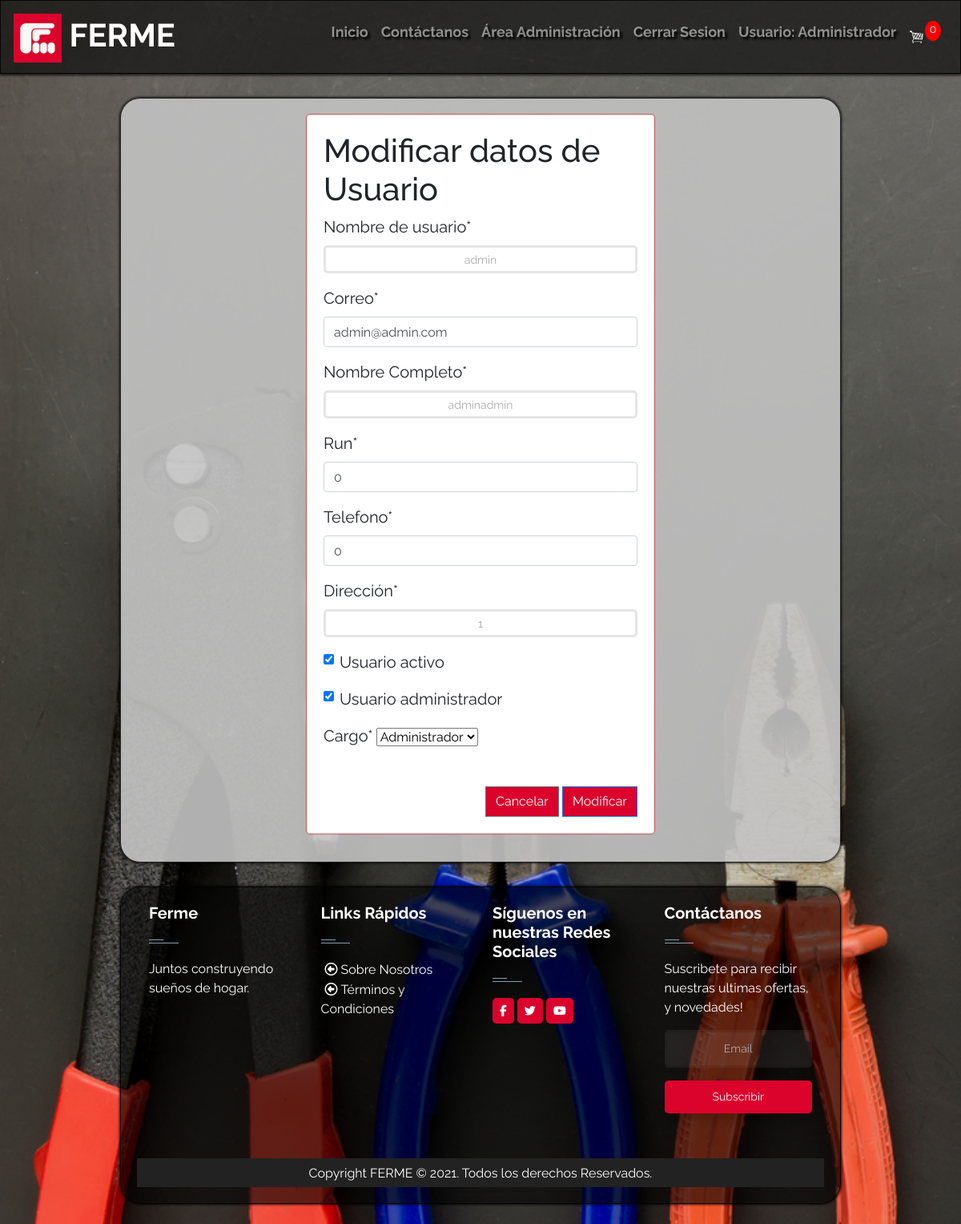
Screenshot of /modificar_usuario/1/ (signed in) with the database file from the repository.
### usuario/models.py (models this page shows, shortened)
class Usuario(AbstractBaseUser):
    username = models.CharField('Nombre de usuario',unique=True,max_length=100)
    correo = models.CharField('Correo',unique=True,max_length=300)
    nombre_completo = models.CharField('Nombre Completo',max_length=150)
    rut = models.IntegerField('Run', unique=True)
    telefono = models.IntegerField('Telefono', unique=True)
    direccion = models.CharField('Dirección', max_length=300,default='',null=True)
    usuario_activo = models.BooleanField(default=True)
    usuario_administrador = models.BooleanField(default=False)
    cargo = models.ForeignKey(cargo, on_delete=models.CASCADE,null=True)
    objects = UsuarioManager()
    USERNAME_FIELD = 'username'
    REQUIRED_FIELDS = ['correo','nombre_completo','rut','telefono','direccion']

### cargo/models.py (models this page shows)
class cargo(models.Model):
    nombre = models.CharField(max_length=20)
    descripcion = models.TextField()
    def __str__(self):
        return self.nombre

### core/views.py (the view, shortened to what this page needs)
# urls.py: path('modificar_usuario/<id>/',modificar_usuario,name='modificar_usuario'),
def modificar_usuario(request,id):
    persona = get_object_or_404(Usuario, id=id)
    data = {
        'form':FormularioUsuarioCompleto(instance=persona),
    }
    return render(request, 'core/persona/modificar.html',data)

### carro/context_processor.py (called while the page is built)
def importe_total_carro(request):
    total=0
    if 'carro' in request.session:
        for key, value in request.session["carro"].items():
            total=total+(int(value["precio"]))
    return {"importe_total_carro":total}

def importe_cant_carro(request):
    total=0
    if 'carro' in request.session:
        for key, value in request.session["carro"].items():
            total=total+(value["cantidad"])
    return {"importe_cant_carro":total}

### core/templates/core/persona/modificar.html (shortened to what this page needs)
{% extends 'core/base.html' %}
{% block contenido %}
{% load crispy_forms_tags %}
<div class="row">
    <div class="col-12 col-md-6 offset-md-3">
        <div class="card">
                <div class="card-body">
                <h1>Modificar datos de Usuario</h1>
                <form action="" method="post" enctype="multipart/form-data">
                    {{form | crispy}}
                    <br>
                        <div class="d-flex justify-content-end">
                            <input type="reset" value="Cancelar" id="btnCancelar" class="btn btn-secondary">
                            <button type="submit" id="btnGuardar" class="btn btn-primary">Modificar</button>
                        </div>
                </form>
            </div>
        </div>
    </div>
</div>
{% endblock %}

### core/templates/core/base.html (shortened to what this page needs)
<!doctype html>
<html>
<head>
  {% load static %}
  <link rel="stylesheet" href="https://cdnjs.cloudflare.com/ajax/libs/ionicons/2.0.1/css/ionicons.min.css">
  <link rel="stylesheet" href="https://cdn.jsdelivr.net/npm/bootstrap@4.5.3/dist/css/bootstrap.min.css"
>
  <link href="{% static 'css/main.css' %}" rel="stylesheet" type="text/css">
  <link href="{% static 'css/carro.css' %}" rel="stylesheet" type="text/css">
</head>
<header>
  <nav class="navbar navbar-expand-lg navbar-dark">
    <a class="navbar-brand" href="{% url 'home' %}">
      <img src="/media/admin-interface/logo/logo-fs-web.png" width="60" alt="Logo" />
      FERME</a>
    <div class="collapse navbar-collapse" id="navbarSupportedContent">
      <ul class="navbar-nav ml-auto">
        <li class="nav-item">
          <a class="nav-link" href="{% url 'home' %}">Inicio</a>
        </li>
        <li class="nav-item">
          <a class="nav-link" href="{% url 'contacto' %}">Contáctanos</a>
        </li>
        {% if user.cargo.nombre == 'Administrador' %}
        <li class="nav-item">
          <a class="nav-link" href="{% url 'administrador' %}">Área Administración</a>
        </li>
        {% endif %}
        {% if user.is_authenticated %}
        <li class="nav-item">
          <a class="nav-link" href="{% url 'logout' %}">Cerrar Sesion</a>
        </li>
        <li class="nav-item">
          <a class="nav-link" href="{% url 'usuario' user.id %}">Usuario: {{ user.cargo |title }}</a>
        </li>
        <a class="nav-link d-flex align-items-center" href="{% url 'cart' %}">
          <img id="cart-icon" style="width:20px;" src="{% static 'images/cart.png' %}" alt="carrito" />
          <p id="cart-total" class="float-right">{{importe_cant_carro}}</p>
        </a>
        {% endif %}
      </ul>
    </div>
  </nav>
</header>
<body background="/media/admin-interface/logo/fondo.jpg" style="background-repeat: no-repeat; background-size: cover;">
  <div class="cuerpo">
  {% block contenido %}
  {% endblock %}
  </div>
</body>
<footer id="footer fixed-bottom" class="footer-1">
  <div class="main-footer widgets-dark typo-light">
    <div class="container">
      <div class="row">
        <div class="col-xs-12 col-sm-6 col-md-3">
          <div class="widget subscribe no-box">
            <h5 class="widget-title">Ferme<span></span></h5>
            <p>Juntos construyendo sueños de hogar.</p>
          </div>
        </div>
        <div class="col-xs-12 col-sm-6 col-md-3">
          <div class="widget no-box">
            <h5 class="widget-title">Links Rápidos<span></span></h5>
            <ul class="thumbnail-widget">
              <li>
                <div class="thumb-content"><a href="#.">&nbsp;Sobre Nosotros</a></div>
              </li>
              <li>
                <div class="thumb-content"><a href="#.">&nbsp;Términos y Condiciones</a></div>
              </li>
            </ul>
          </div>
        </div>
        <div class="col-xs-12 col-sm-6 col-md-3">
          <div class="widget no-box">
            <h5 class="widget-title">Síguenos en nuestras Redes Sociales<span></span></h5>
            <a href="#"> <i class="fa fa-facebook"> </i> </a>
            <a href="#"> <i class="fa fa-twitter"> </i> </a>
            <a href="#"> <i class="fa fa-youtube"> </i> </a>
          </div>
        </div>
        <br>
        <br>
        <div class="col-xs-12 col-sm-6 col-md-3">
          <div class="widget no-box">
            <h5 class="widget-title">Contáctanos<span></span></h5>
            <p>Suscribete para recibir nuestras ultimas ofertas, y novedades!</p>
            <div class="emailfield">
              <input type="text" name="email" value="Email">
              <input class="submitbutton ripplelink" type="submit" value="Subscribir">
            </div>
          </div>
        </div>
      </div>
    </div>
    <div class="footer-copyright">
      <div class="container">
        <div class="row">
          <div class="col-md-12 text-center">
            <p>Copyright FERME © 2021. Todos los derechos Reservados.</p>
          </div>
        </div>
      </div>
    </div>
  </div>
</footer>
</html>

### core/static/css/main.css (style rules this page uses)
body { background-color: #E4E4E4; background-attachment: fixed; font-family: 'Raleway', sans-serif; }
header .navbar { background-color: rgba(0,0,0,0.60); border-style: solid; border-width: 1px; border-color: rgba(0,0,0,0.8); box-shadow: 0px 1px 3px 1px rgba(0,0,0,0.8); font-family:'Raleway', sans-serif; }
.navbar.navbar-expand-lg.navbar-dark .navbar-brand { font-weight: bolder; font-size: 40px; font-family: 'Raleway', sans-serif; }
#navbarSupportedContent .navbar-nav.ml-auto .nav-item { border-radius: 15px; text-align: center; font-weight: bold; font-size: 18px; text-shadow: 3px 3px 3px black; }
body .cuerpo { border-radius: 25px; background-color: rgba(196,196,196,0.9); padding-top:20px; padding-bottom: 20px; margin-top: 30px; margin-left: 150px; margin-right: 150px; margin-bottom: 30px; border-style: solid; border-width: 1px; border-color: rgba(0,0,0,0.8); box-shadow: 0px 0px 3px 1px rgba(0,0,0,0.8); }
footer .main-footer { padding: 20px ; background-color: rgba(0,0,0,0.60); margin-left: 150px; margin-right: 150px; margin-top: 20px; margin-bottom: 25px; border-style: solid; border-width: 1px; border-color: rgba(0,0,0,0.8); box-shadow: 0px 0px 3px 1px rgba(0,0,0,0.8); border-radius: 25px; }
footer ul { padding-left: 0; list-style: none; }
.footer-copyright { background: #222; padding: 5px 0; }
.footer-copyright p { color: #969696; margin: 2px 0 0; }
.widget { padding: 20px; margin-bottom: 40px; }
.widget.no-box { padding: 0; background-color: transparent; margin-bottom: 40px; box-shadow: none; -webkit-box-shadow: none; -moz-box-shadow: none; -ms-box-shadow: none; -o-box-shadow: none; }
.widget.subscribe p { margin-bottom: 18px; }
.widget li a { color: #fff; }
.widget-title { margin-bottom: 20px; }
.widget-title span { background: #839FAD none repeat scroll 0 0;display: block; height: 1px;margin-top: 25px;position: relative;width: 20%; }
.widget-title span::after { background: inherit;content: "";height: inherit; position: absolute;top: -4px;width: 50%; }
.typo-light h1, .typo-light h2, .typo-light h3, .typo-light h4, .typo-light h5, .typo-light h6, .typo-light p, .typo-light div, .typo-light span, .typo-light small { color: #fff; }
.btn { background-color: #db022b; color:#fff; }
.fa { display: inline-block; font: normal normal normal 14px/1 FontAwesome; background-color: #3e3e3e; color: #fff; padding: 9px; border-radius: 5px; }
input[type="text"] { background: rgba(255,255,255,0.075); padding: 10px 15px; color: #aaa; border: 3px solid rgba(0,0,0,0.1); font-size: 14px; margin-bottom: 16px; border-radius: 5px; transition: all 0.2s cubic-bezier(0.4,0,0.2,1); transition-delay: 0.2s; text-align: center; width: 100%; }
input.submitbutton.ripplelink { background: #db022b; border: 3px solid rgba(0,0,0,0.1); color: #fff; box-shadow: 0 8px 17px 0 rgba(0,0,0,0.2); transition-delay: 0s; width: 100%; font-size: 14px; border: 0px solid #FF0000; transition: all 0.2s cubic-bezier(0.4,0,0.2,1); padding: 10px 15px; margin-bottom: 16px; border-radius: 5px; }
.widget.no-box .emailfield .submitbutton.ripplelink { background-color: #db022b; }
.thumb-content ::before { content: "\f190"; font-family: FontAwesome; font-style: normal; font-weight: normal; text-decoration: inherit; margin-left: 5px; color: #ffffff; }
.col-xs-12.col-sm-6.col-md-3 .widget.subscribe.no-box .widget-title { font-size: 20px; font-weight: bold; }
.col-xs-12.col-sm-6.col-md-3 .widget.no-box .widget-title { font-size: 20px; font-weight: bold; }
.widget.no-box a .fa.fa-facebook { background-color: #db022b; }
.widget.no-box a .fa.fa-twitter { background-color: #db022b; }
.widget.no-box a .fa.fa-youtube { background-color: #db022b; }
label { font-size: 20px; }
.card { align-items: center; width: 100%; margin-bottom: 15px; box-shadow: 0px 0px 1px 1px rgba(255, 0, 0, 0.5); }

### core/static/css/carro.css (style rules this page uses)
body { background-color: hsl(0, 0%, 98%); }
#cart-icon { width:55px; display: inline-block; }
#cart-total { display: block; text-align: center; color:#fff; background-color: red; width: 20px; height: 25px; border-radius: 50%; font-size: 14px; }
.btn { border-radius: 0; }

### rows the page displays
Usuario: cargo "Administrador", username "admin", correo "admin@admin.com", nombre_completo "adminadmin", rut "0", telefono "0", direccion "1", usuario_activo "☑", usuario_administrador "☑"

### other values shown
{{ importe_cant_carro }} "0"
